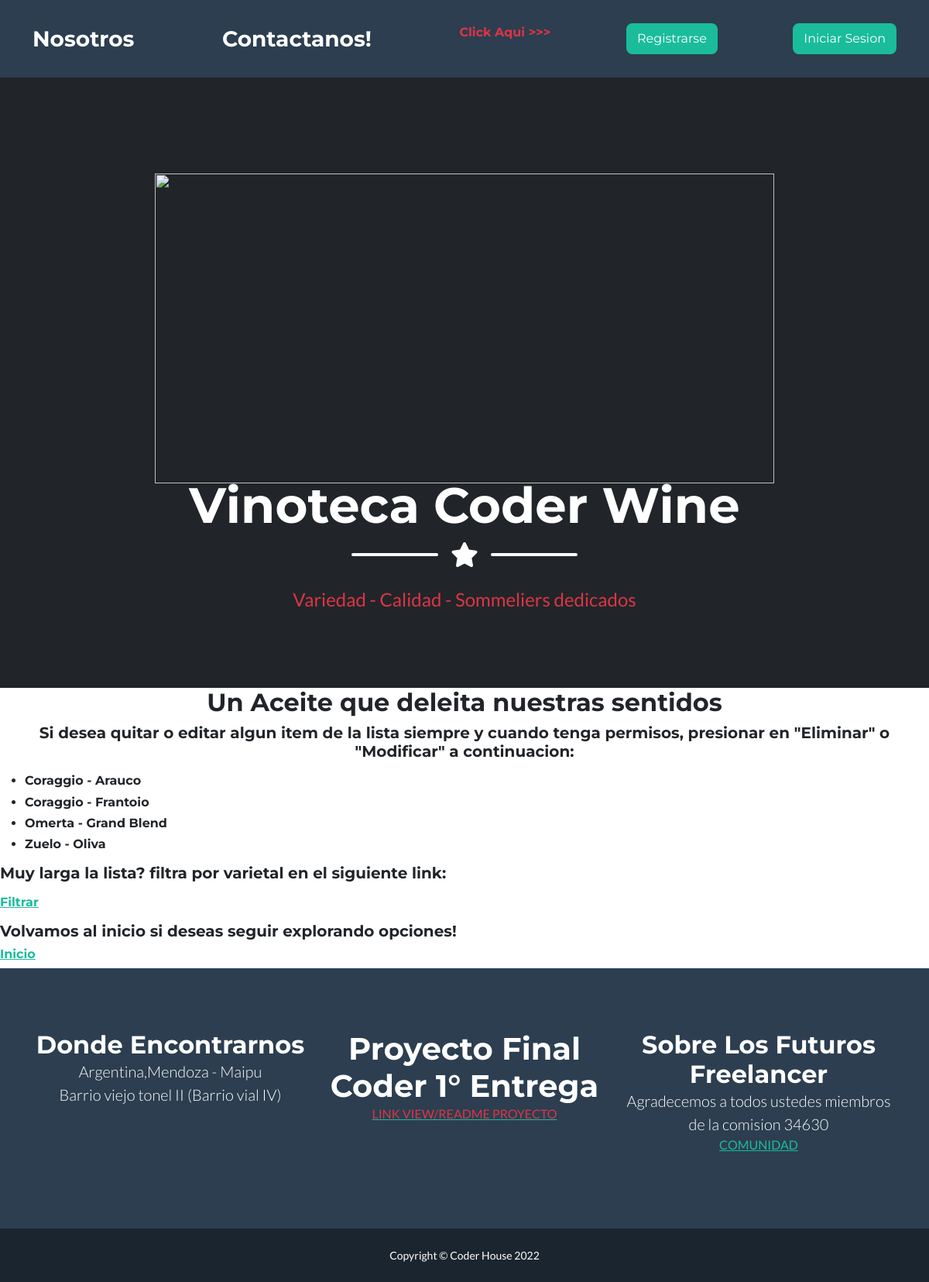
Screenshot of /app-coder/listaAceites/ with the database file from the repository.
### AppCoder/models.py (models this page shows, shortened)
class Aceite(models.Model):
     nombre = models.CharField(max_length=50)
     varietal = models.CharField(max_length=50)
     class Meta:
        verbose_name='Mis Aceite'
        ordering = ['nombre', 'varietal',]
        unique_together = ['nombre', 'varietal',]

### AppCoder/views.py (the view)
# urls.py: path('listaAceites/', listaAceites , name="ListaAceites"),
def listaAceites(request):
    aceitess = Aceite.objects.all()
    return render(request, "listaAceites.html", {"listaAceites":aceitess})

### AppCoder/templates/listaAceites.html (shortened to what this page needs)
{% extends 'padre.html' %}
{% load static %}
{% block contenidoQueCambia %}
{% if listaAceites %}
    <div class="text-center">
        <h2>Un Aceite que deleita nuestras sentidos</h2>
        <h5>Si desea quitar o editar algun item de la lista siempre y cuando tenga permisos, presionar en "Eliminar" o "Modificar" a continuacion: </h5>
    </div>
    <ul>
        {% for aceite in listaAceites %}
        <h6><li>{{aceite.nombre}} - {{aceite.varietal}}</li></h6>
        {% endfor %}
    </ul>
    <h5> Muy larga la lista? filtra por varietal en el siguiente link:</h5>
    <h6><a href="{% url 'BusquedaAceite' %}">Filtrar</a></h6>
    <h5>Volvamos al inicio si deseas seguir explorando opciones!</h5>
    <h6><a href="{% url 'Inicio' %}">Inicio</a></h6>
{% else %}
    <div class="text-center">
        <h1>No hay informacion al respecto</h1>
    </div>
    <h5>Volvamos al inicio si deseas seguir explorando opciones!</h5>
    <h6><a href="{% url 'Inicio' %}">Inicio</a></h6>
{% endif %}
{% endblock contenidoQueCambia %}

### rows the page displays
Aceite: nombre "Coraggio", varietal "Arauco"
Aceite: nombre "Coraggio", varietal "Frantoio"
Aceite: nombre "Omerta", varietal "Grand Blend"
Aceite: nombre "Zuelo", varietal "Oliva"
